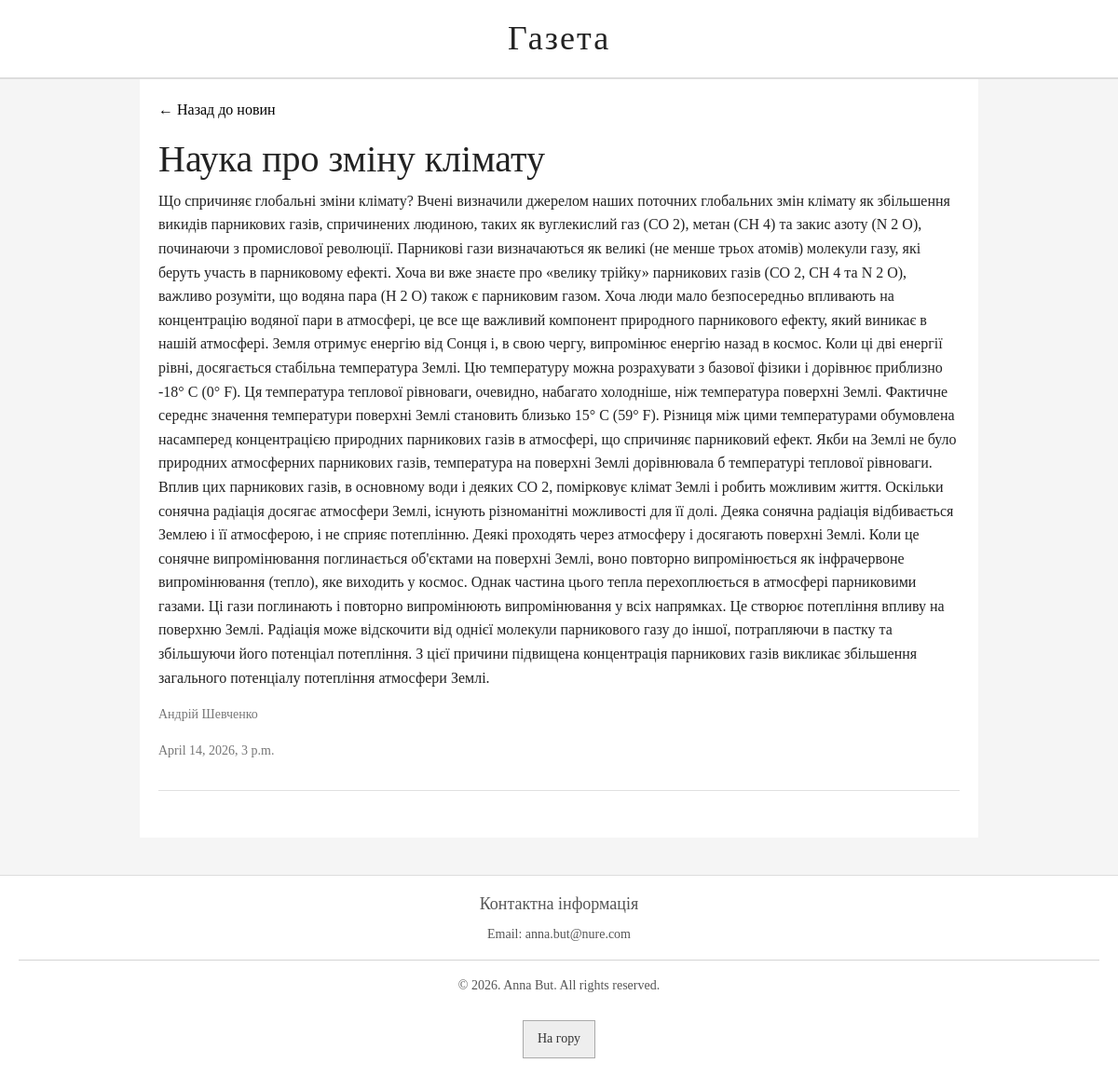
Page /7/ on the committed database.
### news/models.py (models this page shows, shortened)
class Article(models.Model):
    title = models.CharField('Назва', max_length=250)
    text = models.TextField('Текст статті')
    date = models.DateTimeField('Дата публікації')
    author = models.TextField('Автор статті', default="Admin")

### news/views.py (the view)
# urls.py: path('<int:id>/', views.article_detail, name='article_detail'),
def article_detail(request, id):
    article = get_object_or_404(Article, id=id)
    return render(request, 'news/article.html', {'article': article})

### news/templates/news/article.html (shortened to what this page needs)
{% extends 'news/layout.html' %}
{% block content %}
    <p class="back-link"><a href="{% url 'article_list' %}">← Назад до новин</a></p>
    <article class="item">
        <h1>{{ article.title }}</h1>
        <p>{{ article.text }}</p>
        <div class="article-meta">
            <p class="author">{{ article.author }}</p>
            <p class="date">{{ article.date }}</p>
        </div>
    </article>
{% endblock %}

### news/static/news/css/main.css (style rules this page uses)
body { font-family: "Times New Roman", Georgia, serif; background-color: #f5f5f5; color: #222; margin: 0; padding: 0; line-height: 1.6; }
.item { margin-bottom: 30px; padding-bottom: 15px; border-bottom: 1px solid #e0e0e0; }
.author, .date { font-size: 14px; color: #777; }
.back-link a { text-decoration: none; color: black; }

### rows in the picture
Article: title "Наука про зміну клімату", text "Що спричиняє глобальні зміни клімату? Вчені визначили джерелом наших поточних глобальних змін клімату як збільшення викидів парникових газів, спричинених людиною, таких як вуглекислий газ (CO 2), метан (CH 4) та закис азоту (N 2 O), починаючи з промислової революції. Парникові гази визначаються як великі (не менше трьох атомів) молекули газу, які беруть участь в парниковому ефекті. Хоча ви вже знаєте про «велику трійку» парникових газів (CO 2, CH 4 та N 2 O), важливо розуміти, що водяна пара (H 2 O) також є парниковим газом. Хоча люди мало безпосередньо впливають на концентрацію водяної пари в атмосфері, це все ще важливий компонент природного парникового ефекту, який виникає в нашій…", author "Андрій Шевченко", date "April 14, 2026, 3 p.m."
